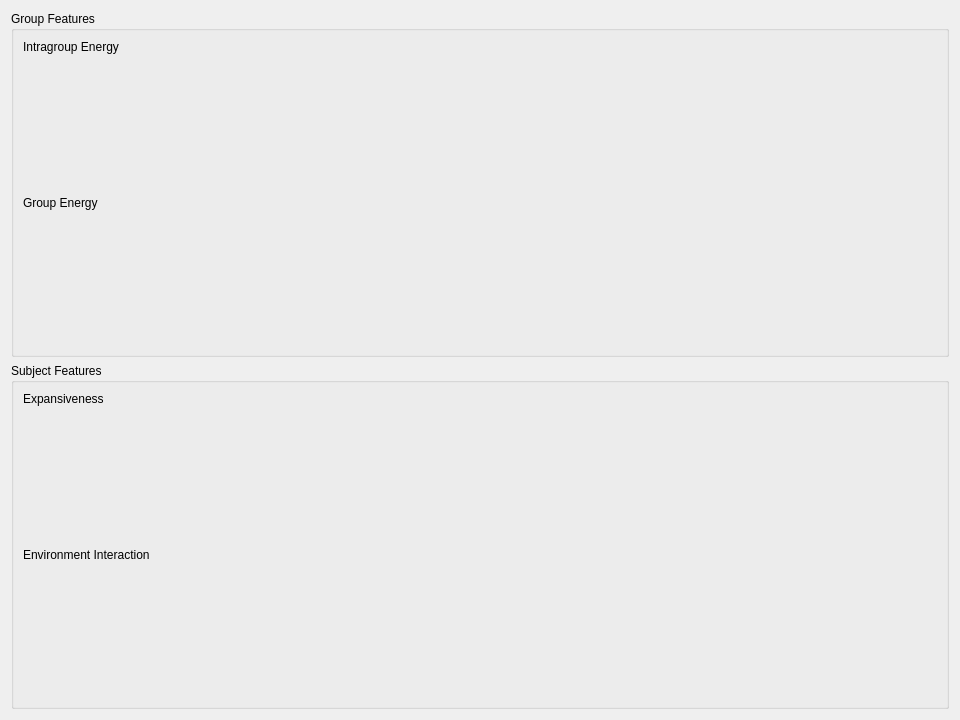
<?xml version="1.0" encoding="UTF-8"?>
<ui version="4.0">
 <class>FeatureAnalyzer</class>
 <widget class="QWidget" name="FeatureAnalyzer">
  <property name="geometry">
   <rect>
    <x>0</x>
    <y>0</y>
    <width>960</width>
    <height>720</height>
   </rect>
  </property>
  <property name="windowTitle">
   <string>Feature Analyzer</string>
  </property>
  <layout class="QVBoxLayout" name="verticalLayout">
   <item>
    <widget class="QGroupBox" name="groupBox">
     <property name="title">
      <string>Group Features</string>
     </property>
     <layout class="QVBoxLayout" name="verticalLayout_5">
      <item>
       <widget class="QLabel" name="label_7">
        <property name="sizePolicy">
         <sizepolicy hsizetype="Preferred" vsizetype="Maximum">
          <horstretch>0</horstretch>
          <verstretch>0</verstretch>
         </sizepolicy>
        </property>
        <property name="text">
         <string>Intragroup Energy</string>
        </property>
       </widget>
      </item>
      <item>
       <widget class="QWidget" name="cvs_intragroup_dist" native="true">
        <layout class="QVBoxLayout" name="verticalLayout_11">
         <item>
          <layout class="QVBoxLayout" name="verticalLayout_6"/>
         </item>
        </layout>
       </widget>
      </item>
      <item>
       <widget class="QLabel" name="label_6">
        <property name="sizePolicy">
         <sizepolicy hsizetype="Preferred" vsizetype="Maximum">
          <horstretch>0</horstretch>
          <verstretch>0</verstretch>
         </sizepolicy>
        </property>
        <property name="text">
         <string>Group Energy</string>
        </property>
       </widget>
      </item>
      <item>
       <widget class="QWidget" name="cvs_group_energy" native="true">
        <layout class="QVBoxLayout" name="verticalLayout_12">
         <item>
          <layout class="QVBoxLayout" name="verticalLayout_8"/>
         </item>
        </layout>
       </widget>
      </item>
     </layout>
    </widget>
   </item>
   <item>
    <widget class="QGroupBox" name="groupBox_2">
     <property name="title">
      <string>Subject Features</string>
     </property>
     <layout class="QVBoxLayout" name="verticalLayout_3">
      <item>
       <widget class="QLabel" name="label_2">
        <property name="sizePolicy">
         <sizepolicy hsizetype="Preferred" vsizetype="Maximum">
          <horstretch>0</horstretch>
          <verstretch>0</verstretch>
         </sizepolicy>
        </property>
        <property name="text">
         <string>Expansiveness</string>
        </property>
       </widget>
      </item>
      <item>
       <layout class="QHBoxLayout" name="horizontalLayout">
        <item>
         <widget class="QWidget" name="cvs_expansiveness_1" native="true">
          <layout class="QVBoxLayout" name="verticalLayout_16">
           <item>
            <layout class="QVBoxLayout" name="verticalLayout_15"/>
           </item>
          </layout>
         </widget>
        </item>
        <item>
         <widget class="QWidget" name="cvs_expansiveness_2" native="true">
          <layout class="QVBoxLayout" name="verticalLayout_18">
           <item>
            <layout class="QVBoxLayout" name="verticalLayout_17"/>
           </item>
          </layout>
         </widget>
        </item>
        <item>
         <widget class="QWidget" name="cvs_expansiveness_3" native="true">
          <layout class="QVBoxLayout" name="verticalLayout_4">
           <item>
            <layout class="QVBoxLayout" name="verticalLayout_2"/>
           </item>
          </layout>
         </widget>
        </item>
       </layout>
      </item>
      <item>
       <widget class="QLabel" name="label">
        <property name="sizePolicy">
         <sizepolicy hsizetype="Preferred" vsizetype="Maximum">
          <horstretch>0</horstretch>
          <verstretch>0</verstretch>
         </sizepolicy>
        </property>
        <property name="text">
         <string>Environment Interaction</string>
        </property>
       </widget>
      </item>
      <item>
       <widget class="QWidget" name="cvs_env_interaction" native="true">
        <layout class="QVBoxLayout" name="verticalLayout_9">
         <item>
          <layout class="QVBoxLayout" name="verticalLayout_7"/>
         </item>
        </layout>
       </widget>
      </item>
     </layout>
    </widget>
   </item>
  </layout>
 </widget>
 <resources/>
 <connections/>
</ui>
